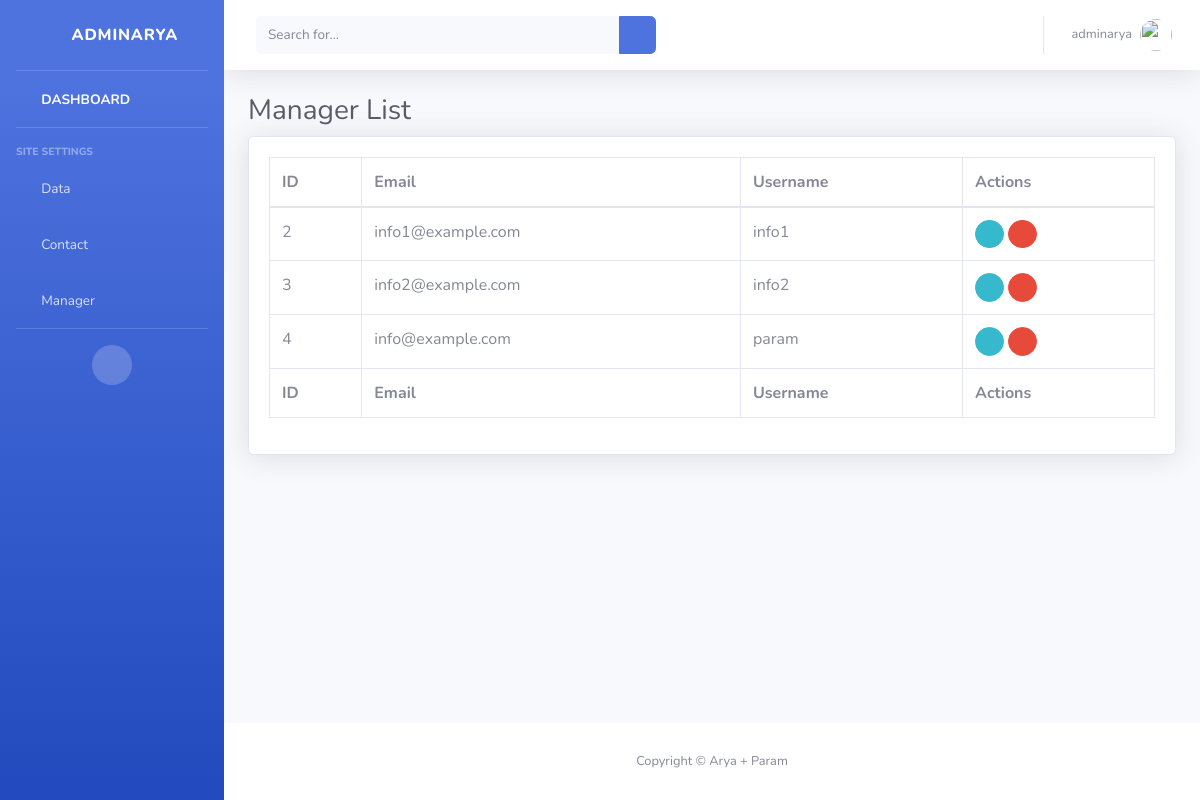
Page /panel/manager/list/ (signed in) on the committed database.
### manager/models.py (models this page shows, shortened)
class Manager(models.Model):
	uuser = models.TextField()
	uemail = models.TextField(default='-')

### manager/views.py (the view)
# urls.py: url(r'^panel/manager/list/$', views.manager_list, name='manager_list'),
def manager_list(request):
	manager = Manager.objects.all()
	return render(request, 'back/manager_list.html', {'manager': manager})

### main/templates/back/manager_list.html (shortened to what this page needs)
{% extends 'back/master.html' %}
{% load static %}
{% block mainblock %}
			<div class="container-fluid">
				<h1 class="h3 mb-2 text-gray-800">Manager List</h1>
				<div class="card shadow mb-4">
					<div class="card-body">
						<div class="table-responsive">
							<table class="table table-bordered" id="dataTable" width="100%" cellspacing="0">
								<thead>
									<tr>
										<th>ID</th>
										<th>Email</th>
										<th>Username</th>
										<th>Actions</th>
									</tr>
								</thead>
								<tfoot>
									<tr>
										<th>ID</th>
										<th>Email</th>
										<th>Username</th>
										<th>Actions</th>
									</tr>
								</tfoot>
								<tbody>
									{% for i in manager %}
									<tr>
										<td>{{i.pk}}</td>
										<td>{{i.uemail}}</td>
										<td>{{i.uuser}}</td>
										<td><a href="" data-toggle="tooltip" title="Groups" class="btn btn-info btn-circle btn-sm">
											<i class="fas fa-info-circle"></i>
										</a>
										<a href="{% url 'manager_delete' pk=i.pk %}" data-toggle="tooltip" title="Delete" class="btn btn-danger btn-circle btn-sm">
											<i class="fas fa-trash"></i>
										</a></td>
									</tr>
									{% endfor %}
								</tbody>
							</table>
						</div>
					</div>
				</div>
			</div>
{% endblock %}

### main/templates/back/master.html (shortened to what this page needs)
{% load static %}
{% if user.is_authenticated %}
    <!DOCTYPE html>
    <html lang="en">
    <head>
        <link href="{% static 'back/vendor/fontawesome-free/css/all.min.css' %}" rel="stylesheet" type="text/css">
        <link href="{% static 'back/css/sb-admin-2.min.css' %}" rel="stylesheet">
    </head>
    <body id="page-top">
        <div id="wrapper">
            <ul class="navbar-nav bg-gradient-primary sidebar sidebar-dark accordion" id="accordionSidebar">
                <a class="sidebar-brand d-flex align-items-center justify-content-center" href="/panel">
                    <div class="sidebar-brand-icon rotate-n-15">
                        <i class="fas fa-laugh-wink"></i>
                    </div>
                    <div class="sidebar-brand-text mx-3">{{request.user}}</div>
                </a>
                <hr class="sidebar-divider my-0">
                <li class="nav-item active">
                    <a class="nav-link" href="/panel">
                        <i class="fas fa-fw fa-tachometer-alt"></i>
                        <span>DASHBOARD</span></a>
                </li>
                <hr class="sidebar-divider">
                <div class="sidebar-heading">
                    Site Settings
                </div>
                <li class="nav-item">
                    <a class="nav-link collapsed" href="#" data-toggle="collapse" data-target="#collapse1"
                        aria-expanded="true" aria-controls="collapseUtilities">
                        <i class="fas fa-fw fa-wrench"></i>
                        <span>Data</span>
                    </a>
                </li>
                <li class="nav-item">
                    <a class="nav-link collapsed" href="#" data-toggle="collapse" data-target="#collapse2"
                        aria-expanded="true" aria-controls="collapseUtilities">
                        <i class="fas fa-fw fa-wrench"></i>
                        <span>Contact</span>
                    </a>
                </li>
                <li class="nav-item">
                    <a class="nav-link collapsed" href="#" data-toggle="collapse" data-target="#collapse3"
                        aria-expanded="true" aria-controls="collapseUtilities">
                        <i class="fas fa-fw fa-wrench"></i>
                        <span>Manager</span>
                    </a>
                </li>
                <hr class="sidebar-divider d-none d-md-block">
                <div class="text-center d-none d-md-inline">
                    <button class="rounded-circle border-0" id="sidebarToggle"></button>
                </div>
            </ul>
            <div id="content-wrapper" class="d-flex flex-column">
                <div id="content">
                    <nav class="navbar navbar-expand navbar-light bg-white topbar mb-4 static-top shadow">
                        <form
                            class="d-none d-sm-inline-block form-inline mr-auto ml-md-3 my-2 my-md-0 mw-100 navbar-search">
                            <div class="input-group">
                                <input type="text" class="form-control bg-light border-0 small" placeholder="Search for..."
                                    aria-label="Search" aria-describedby="basic-addon2">
                                <div class="input-group-append">
                                    <button class="btn btn-primary" type="button">
                                        <i class="fas fa-search fa-sm"></i>
                                    </button>
                                </div>
                            </div>
                        </form>
                        <ul class="navbar-nav ml-auto">
                            <li class="nav-item dropdown no-arrow">
                                <a class="nav-link dropdown-toggle" href="#" id="userDropdown" role="button"
                                    data-toggle="dropdown" aria-haspopup="true" aria-expanded="false">
                                    <span class="mr-2 d-none d-lg-inline text-gray-600 small">{{request.user}}</span>
                                    <img class="img-profile rounded-circle"
                                        src="{% static 'back/img/undraw_profile.svg' %}">
                                </a>
                            </li>
                        </ul>
                    </nav>
                    {% block mainblock %}
                    {% endblock %}
                </div>
                <footer class="sticky-footer bg-white">
                    <div class="container my-auto">
                        <div class="copyright text-center my-auto">
                            <span>Copyright &copy; Arya + Param</span>
                        </div>
                    </div>
                </footer>
            </div>
        </div>
    </body>
    </html>
{% else %}
Please Login
{% endif %}

### rows in the picture
Manager: pk "2", uemail "info1@example.com", uuser "info1"
Manager: pk "3", uemail "info2@example.com", uuser "info2"
Manager: pk "4", uemail "info@example.com", uuser "param"

### other values in the picture
{{ request.user }} "ADMINARYA"
{{ request.user }} "adminarya"
